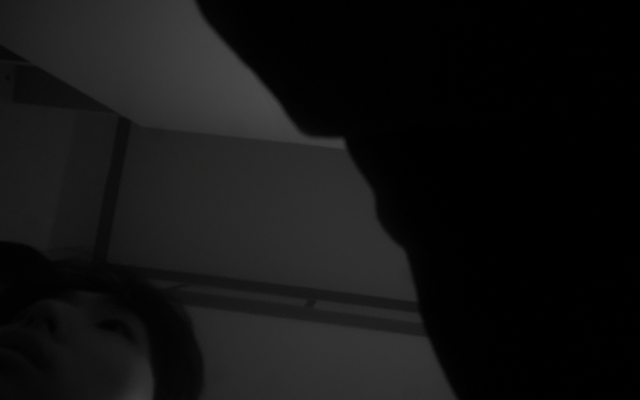
#> input picture captures/cam4_660nm/2026-03-30/20260330_173841_955_cam4.png, 1280 x 800 px (shown at 1/2 size); its folder holds only this picture in this run
$ python porphyrin_viewer04.py
#> lines starting #> are read from the running program, lines starting #| are printed output that depends on the picture; after the words box and inside, x2 and y2 are one past the last pixel; in counts of white or black regions, pixels touching at a corner belong together
import cv2
import numpy as np
import os
import json
from pathlib import Path
from datetime import datetime


# -----------------------------
# 포르피린 강한 형광 검출
# -----------------------------
def detect_porphyrin(img):

    if img is None:
        return None, None, 0, 0, "Low", {}

    output = img.copy()

    gray = cv2.cvtColor(img, cv2.COLOR_BGR2GRAY)

    clahe = cv2.createCLAHE(
        clipLimit=2.5,
        tileGridSize=(8, 8)
    )

    enhanced = clahe.apply(gray)
    blur = cv2.GaussianBlur(enhanced, (5, 5), 0)

    threshold_value = np.percentile(blur, 99)

    _, thresh = cv2.threshold(
        blur,
        threshold_value,
        255,
        cv2.THRESH_BINARY
    )

    kernel = np.ones((3, 3), np.uint8)

    thresh = cv2.morphologyEx(
        thresh,
        cv2.MORPH_OPEN,
        kernel
    )

    thresh = cv2.dilate(thresh, kernel, iterations=1)

    contours, _ = cv2.findContours(
        thresh,
        cv2.RETR_EXTERNAL,
        cv2.CHAIN_APPROX_SIMPLE
    )

    count = 0
    total_area = 0

    heatmap = cv2.applyColorMap(
        blur,
        cv2.COLORMAP_JET
    )

    h, w = gray.shape

    upper = middle = lower = 0
    left = center_area = right = 0

    face_pixels = gray.size

    for cnt in contours:

        area = cv2.contourArea(cnt)

        if area < 20:
            continue

        if area > 4000:
            continue

        x, y, cw, ch = cv2.boundingRect(cnt)

        cx = x + cw // 2
        cy = y + ch // 2

        cv2.drawContours(
            output,
            [cnt],
            -1,
            (0, 0, 255),
            2
        )

        count += 1
        total_area += area

        if cy < h // 3:
            upper += area
        elif cy < h * 2 // 3:
            middle += area
        else:
            lower += area

        if cx < w // 3:
            left += area
        elif cx < w * 2 // 3:
            center_area += area
        else:
            right += area

    detection_rate = (total_area / face_pixels) * 100

    if detection_rate < 1:
        grade = "Low"
    elif detection_rate < 3:
        grade = "Medium"
    else:
        grade = "High"

    region_data = {
        "Upper": upper / face_pixels * 100,
        "Middle": middle / face_pixels * 100,
        "Lower": lower / face_pixels * 100,
        "Left": left / face_pixels * 100,
        "Center": center_area / face_pixels * 100,
        "Right": right / face_pixels * 100,
    }

    analysis_data = {
        "porphyrin_count": int(count),
        "detection_rate_percent": float(detection_rate),
        "grade": grade,
        "region_analysis": {
            k: float(v) for k, v in region_data.items()
        },
        "threshold_percentile": 99,
        "threshold_value": float(threshold_value),
        "min_area": 20,
        "max_area": 4000
    }

    return (
        output,
        heatmap,
        count,
        detection_rate,
        grade,
        region_data,
        analysis_data
    )


# -----------------------------
# 분석 메타데이터 저장
# -----------------------------
def save_analysis_metadata(date, name, path, analysis_data):

    image_path = Path(path)
    save_dir = image_path.parent

    meta_path = save_dir / f"{image_path.stem}_analysis_metadata.json"

    metadata = {
        "metadata_type": "porphyrin_analysis",
        "analyzed_at": datetime.now().isoformat(),
        "date_folder": date,
        "image_name": name,
        "image_path": str(image_path),
        "saved_metadata_file": str(meta_path),
        "analysis_result": {
            "porphyrin_count": analysis_data["porphyrin_count"],
            "detection_rate_percent": round(
                analysis_data["detection_rate_percent"], 4
            ),
            "grade": analysis_data["grade"],
            "region_analysis": {
                k: round(float(v), 4)
                for k, v in analysis_data["region_analysis"].items()
            },
            "threshold_percentile": analysis_data["threshold_percentile"],
            "threshold_value": round(
                analysis_data["threshold_value"], 4
            ),
            "min_area": analysis_data["min_area"],
            "max_area": analysis_data["max_area"]
        }
    }

    with open(meta_path, "w", encoding="utf-8") as f:
        json.dump(metadata, f, ensure_ascii=False, indent=4)

    return meta_path


# -----------------------------
# 이미지 리스트
# -----------------------------
def load_images(base_path):

    image_list = []

    date_folders = sorted(os.listdir(base_path))

    for date in date_folders:

        folder_path = os.path.join(base_path, date)

        if not os.path.isdir(folder_path):
            continue

        files = sorted([
            f for f in os.listdir(folder_path)
            if f.lower().endswith(('.png', '.jpg', '.jpeg'))
        ])

        for f in files:

            # 분석 결과 이미지나 메타데이터 파일 제외
            if "analysis" in f.lower() or "metadata" in f.lower():
                continue

            full_path = os.path.join(
                folder_path,
                f
            )

            image_list.append(
                (date, f, full_path)
            )

    return image_list


# -----------------------------
# Viewer
# -----------------------------
def viewer(base_path):

#> called with base_path = '../../captures/cam4_660nm'
    images = load_images(base_path)

    if len(images) == 0:
        print("이미지 없음")
        return

    idx = 0
    total = len(images)

    cv2.namedWindow(
        "Porphyrin Viewer",
        cv2.WINDOW_NORMAL
    )

    while True:

        date, name, path = images[idx]

        img = cv2.imread(path)
#> img is the input picture: shape (800, 1280, 3); mean B, G, R 18.4, 18.6, 18.4

        if img is None:
            idx = (idx + 1) % total
            continue

        (
            result,
            heatmap,
            count,
            rate,
            grade,
            region_data,
            analysis_data
        ) = detect_porphyrin(img)
#> in detect_porphyrin, `enhanced = clahe.apply(gray)`:
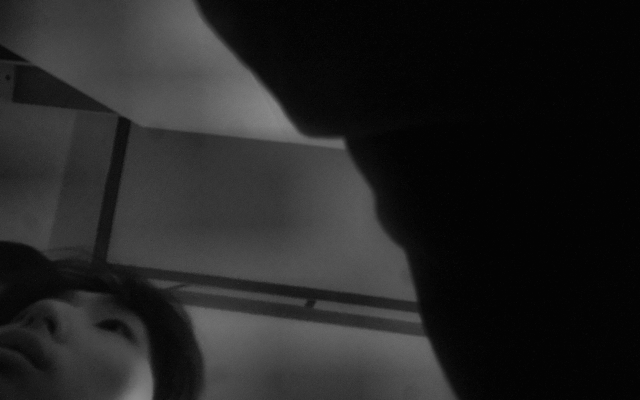
#> enhanced: shape (800, 1280) (shown at 1/2 size); min 1, max 144, mean 35.1
#> in detect_porphyrin, `threshold_value = np.percentile(blur, 99)`: threshold_value = 111
#> in detect_porphyrin, `_, thresh = cv2.threshold( blur, threshold_value, 255, cv2.THRESH_BINA..`:
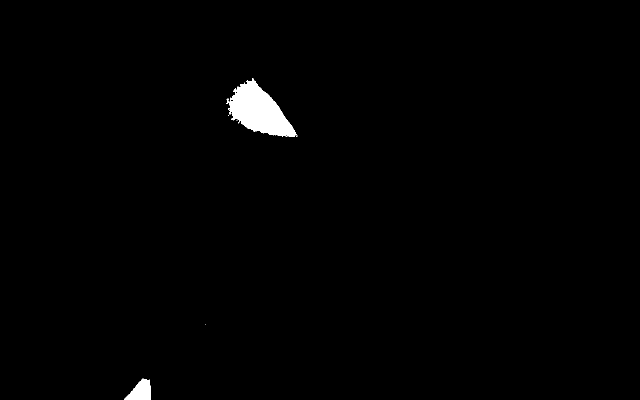
#> thresh: shape (800, 1280) (shown at 1/2 size); 0.99% white; 8 white regions (5 under 20 px), largest, box (x1, y1, x2, y2) and area: (456, 156, 593, 274) 8588, (249, 757, 302, 800) 1453, (453, 197, 458, 208) 32
#> in detect_porphyrin, `thresh = cv2.morphologyEx( thresh, cv2.MORPH_OPEN, kernel )`: thresh: shape (800, 1280); 0.97% white; 4 white regions (2 under 20 px), largest, box (x1, y1, x2, y2) and area: (459, 159, 592, 274) 8482, (249, 758, 302, 800) 1450
#> in detect_porphyrin, `thresh = cv2.dilate(thresh, kernel, iterations=1)`:
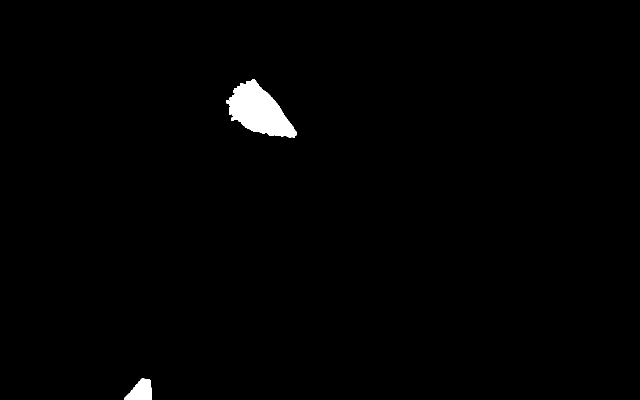
#> thresh: shape (800, 1280) (shown at 1/2 size); 1% white; 2 white regions
#> in detect_porphyrin, `contours, _ = cv2.findContours( thresh, cv2.RETR_EXTERNAL, cv2.CHAIN_A..`: contours = 2 contours; box (x1, y1, x2, y2) and area: (453, 158, 593, 275) 8910, (248, 757, 303, 800) 1510
#> in detect_porphyrin, `heatmap = cv2.applyColorMap( blur, cv2.COLORMAP_JET )`:
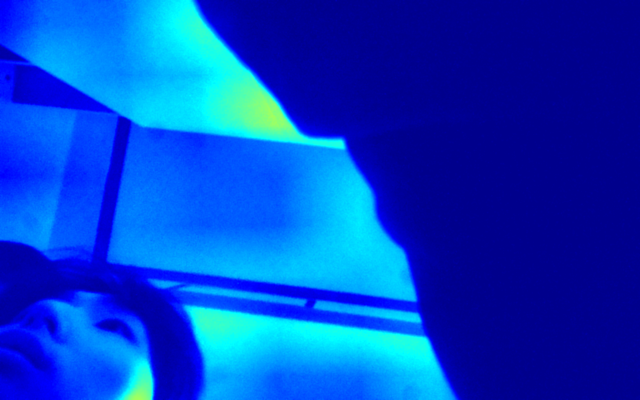
#> heatmap: shape (800, 1280, 3) (shown at 1/2 size); mean B, G, R 200.2, 64, 1.8
#> the loop in detect_porphyrin, `for cnt in contours: ` made 2 passes
#> (area, x, y, cw, ch, cx, cy, count) on pass 1: (1510, 248, 757, 55, 43, 275, 778, 1)
#> area on pass 2: 8910.5
#> after the loop in detect_porphyrin, `for cnt in contours:`:
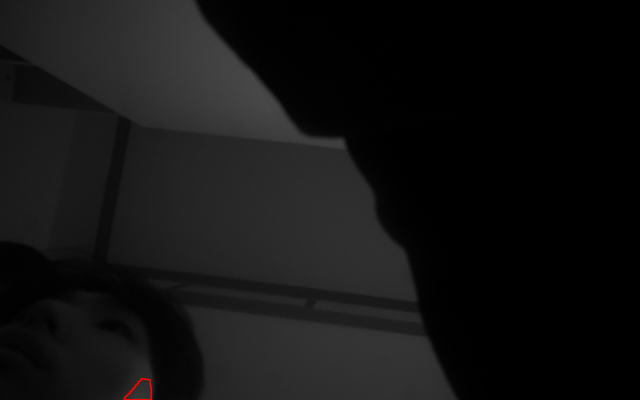
#> output: shape (800, 1280, 3) (shown at 1/2 size); 0.05% of pixels changed, all inside (x1, y1, x2, y2) = (247, 756, 304, 800)
#> after the loop in detect_porphyrin, `for cnt in contours:`: center_area = 0; count = 1; left = 1510; middle = 0; total_area = 1510; upper = 0
#> in detect_porphyrin, `detection_rate = (total_area / face_pixels) * 100`: detection_rate = 0.147
#> in detect_porphyrin, `region_data = { "Upper": upper / face_pixels * 100, "Middle": middle /..`: region_data = {'Upper': 0, 'Middle': 0, 'Lower': 0.147, 'Left': 0.147, 'Center': 0, 'Right': 0}
#> count = 1; rate = 0.147; grade = 'Low'; analysis_data = 8 items

        meta_path = save_analysis_metadata(
            date=date,
            name=name,
            path=path,
            analysis_data=analysis_data
        )

        print("메타데이터 저장:", meta_path)
#| 메타데이터 저장: ../../captures/cam4_660nm/2026-03-30/20260330_173841_955_cam4_analysis_metadata.json

        combined = np.hstack((
            img,
            heatmap
        ))

        combined = cv2.resize(
            combined,
            (1600, 800)
        )
#> combined: shape (800, 1600, 3)

        cv2.putText(
            combined,
            name,
            (820, 40),
            cv2.FONT_HERSHEY_SIMPLEX,
            0.7,
            (255, 255, 255),
            2
        )

        cv2.putText(
            combined,
            f"{idx+1} / {total}",
            (820, 80),
            cv2.FONT_HERSHEY_SIMPLEX,
            0.7,
            (255, 255, 255),
            2
        )
#> combined: shape (800, 1600, 3); mean B, G, R 109.4, 41.7, 10.7

        cv2.putText(
            combined,
            f"Date: {date}",
            (820, 120),
            cv2.FONT_HERSHEY_SIMPLEX,
            0.8,
            (0, 255, 255),
            2
        )

        cv2.putText(
            combined,
            f"Detected Count: {count}",
            (820, 170),
            cv2.FONT_HERSHEY_SIMPLEX,
            0.9,
            (0, 0, 255),
            3
        )

        cv2.putText(
            combined,
            f"Detection Rate: {rate:.2f}%",
            (820, 220),
            cv2.FONT_HERSHEY_SIMPLEX,
            0.9,
            (0, 0, 255),
            3
        )

        cv2.putText(
            combined,
            f"Grade: {grade}",
            (820, 270),
            cv2.FONT_HERSHEY_SIMPLEX,
            0.9,
            (0, 255, 0),
            3
        )

        cv2.putText(
            combined,
            "Region Analysis",
            (820, 340),
            cv2.FONT_HERSHEY_SIMPLEX,
            0.8,
            (255, 255, 0),
            2
        )

        y = 390

        for k, v in region_data.items():

            cv2.putText(
                combined,
                f"{k}: {v:.2f}%",
                (820, y),
                cv2.FONT_HERSHEY_SIMPLEX,
                0.7,
                (255, 255, 0),
                2
            )

            y += 40
#> this loop made 6 passes
#> (k, v, y) on passes 1 to 6: ('Upper', 0, 430), ('Middle', 0, 470), ('Lower', 0.147, 510), ('Left', 0.147, 550), ('Center', 0, 590), ('Right', 0, 630)
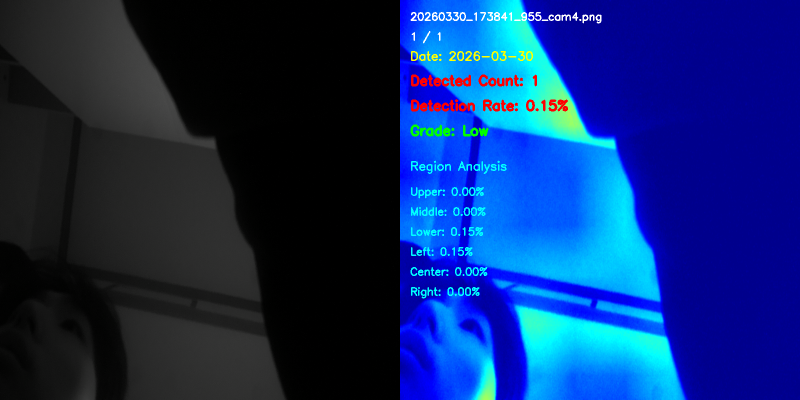
#> combined: shape (800, 1600, 3) (shown at 1/2 size); mean B, G, R 107.7, 42.6, 12.3
#> after the loop, y = 630

        cv2.putText(
            combined,
            "Original",
            (20, 760),
            cv2.FONT_HERSHEY_SIMPLEX,
            1.0,
            (255, 255, 255),
            3
        )

        cv2.putText(
            combined,
            "Heatmap",
            (820, 760),
            cv2.FONT_HERSHEY_SIMPLEX,
            1.0,
            (255, 255, 255),
            3
        )
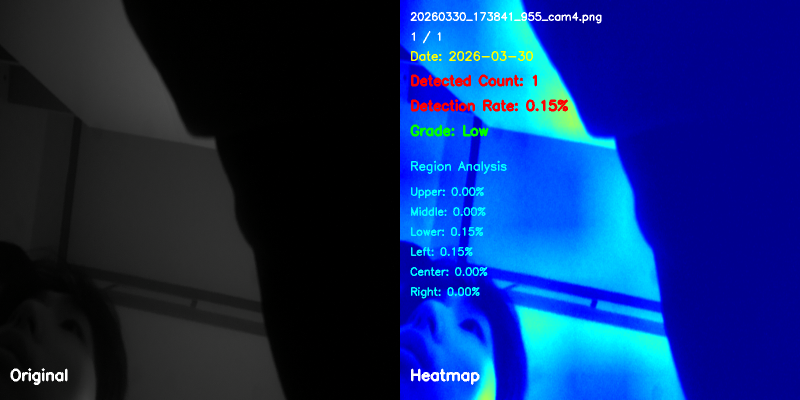
#> combined: shape (800, 1600, 3) (shown at 1/2 size); mean B, G, R 108, 43.2, 12.9

        cv2.imshow(
            "Porphyrin Viewer",
            combined
        )

        key = cv2.waitKey(0) & 0xFF
#> (key Esc is pressed here)

        if key == ord('d'):
            idx = (idx + 1) % total

        elif key == ord('a'):
            idx = (idx - 1) % total

        elif key == 27:
            break

    cv2.destroyAllWindows()


# -----------------------------
# 실행
# -----------------------------
if __name__ == "__main__":

    base_path = "../../captures/cam4_660nm"

    viewer(base_path)

$ run again, on captures/cam4_660nm/2026-03-30/20260330_180056_522_cam4.png
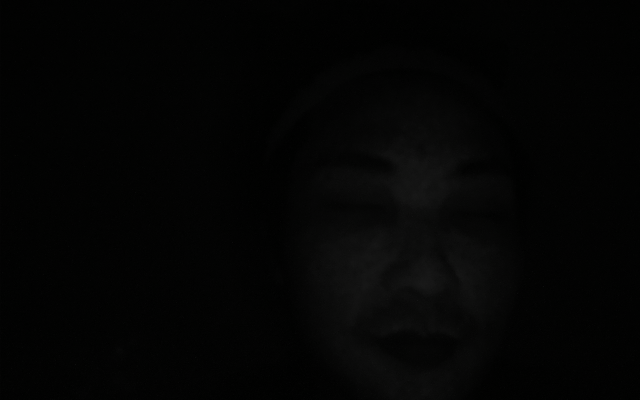
#> input picture captures/cam4_660nm/2026-03-30/20260330_180056_522_cam4.png, 1280 x 800 px (shown at 1/2 size)
#> in viewer, img is the input picture: shape (800, 1280, 3); mean B, G, R 3.7, 4.2, 3.8
#> threshold_value = 52
#> contours = 6 contours; box (x1, y1, x2, y2) and area: (782, 313, 894, 416) 7833, (827, 536, 872, 580) 1188, (723, 562, 739, 581) 210, (727, 507, 746, 521) 172, (742, 484, 759, 498) 171, (742, 542, 747, 548) 20
#> the loop in detect_porphyrin, `for cnt in contours: ` made 6 passes
#> (cnt, area, x, y, cw, ch, cx, cy) on pass 2: ([[742, 542], [742, 547], [746, 547], [746, 542]], 20, 742, 542, 5, 6, 744, 545)
#> after the loop in detect_porphyrin, `for cnt in contours:`:
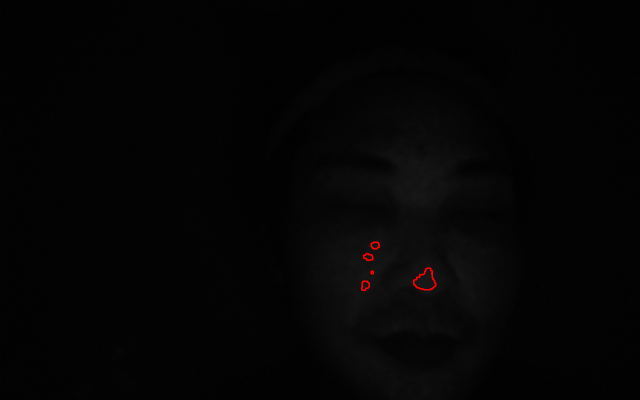
#> output: shape (800, 1280, 3) (shown at 1/2 size); 0.1% of pixels changed, all inside (x1, y1, x2, y2) = (722, 483, 873, 582)
#> after the loop in detect_porphyrin, `for cnt in contours:`: center_area = 1761; count = 5; left = 0; lower = 1417.5; middle = 343.5; right = 0; total_area = 1761; upper = 0
#> detection_rate = 0.172
#> in detect_porphyrin, `region_data = { "Upper": upper / face_pixels * 100, "Middle": middle /..`: region_data = {'Upper': 0, 'Middle': 0.0335, 'Lower': 0.138, 'Left': 0, 'Center': 0.172, 'Right': 0}
#> in viewer, `( result, heatmap, count, rate, grade, region_data, analysis_data ) = ..`: count = 5; rate = 0.172; grade = 'Low'; analysis_data = 8 items
#| 메타데이터 저장: ../../captures/cam4_660nm/2026-03-30/20260330_180056_522_cam4_analysis_metadata.json
#> the loop in viewer, `for k, v in region_data.items(): ` made 6 passes
#> (k, v, y) on passes 1 to 6: ('Upper', 0, 430), ('Middle', 0.0335, 470), ('Lower', 0.138, 510), ('Left', 0, 550), ('Center', 0.172, 590), ('Right', 0, 630)
#> after the loop in viewer, `for k, v in region_data.items():`: y = 630
#> in viewer, `cv2.putText( combined, "Heatmap", (820, 760), cv2.FONT_HERSHEY_SIMPLEX..`:
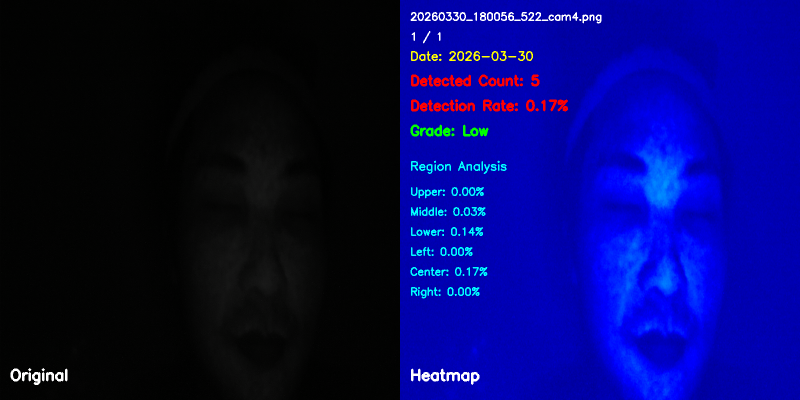
#> combined: shape (800, 1600, 3) (shown at 1/2 size); mean B, G, R 95.6, 7, 4.8
